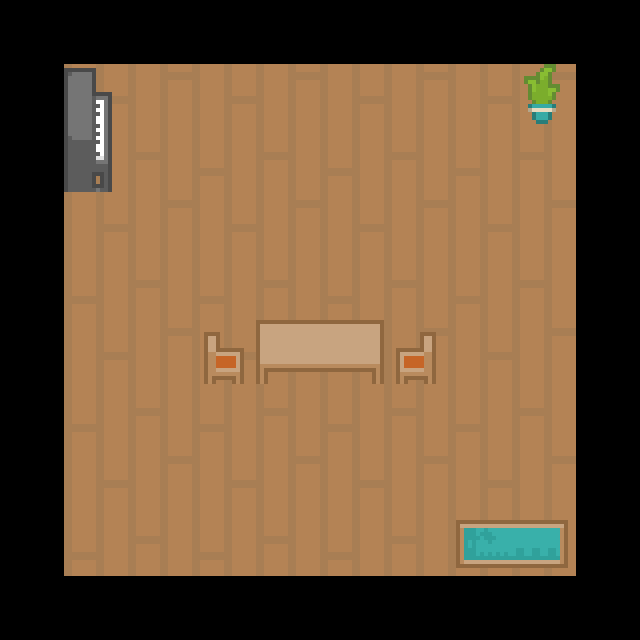

A level layout from a 2D game, rendered from its tile map. Below: a short description, then the map file with tile-grid data replaced by summaries:
An orthogonal 10x10 tile map with 64x64 px tiles, 2 tile layers (Tile Layer 1, Tile Layer 2), 2 tilesets.

<map version="1.0" orientation="orthogonal" renderorder="left-down" width="10" height="10" tilewidth="64" tileheight="64" nextobjectid="1">
 <tileset firstgid="1" name="house" tilewidth="64" tileheight="64" tilecount="6" columns="0">
  <tile id="0">
   <image width="64" height="64" source="sprites-tiles/roguelike-indoor-pack/Spritesheet/tiles/wood2.png" />
  </tile>
  <tile id="1">
   <image width="64" height="64" source="sprites-tiles/roguelike-indoor-pack/Spritesheet/tiles/wood3.png" />
  </tile>
  <tile id="2">
   <image width="64" height="64" source="sprites-tiles/roguelike-indoor-pack/Spritesheet/tiles/wood4.png" />
  </tile>
  <tile id="3">
   <image width="64" height="64" source="sprites-tiles/roguelike-indoor-pack/Spritesheet/tiles/wood5.png" />
  </tile>
  <tile id="4">
   <properties>
    <property name="Name" value="black" />
   </properties>
   <image width="64" height="64" source="sprites-tiles/black.png" />
  </tile>
  <tile id="5">
   <properties>
    <property name="Door" value="1" />
    <property name="Name" value="door-house1-1" />
    <property name="mapID" value="1" />
   </properties>
   <image width="64" height="64" source="sprites-tiles/black.png" />
  </tile>
 </tileset>
 <tileset firstgid="7" name="roguelikeIndoor_transparentLarge" tilewidth="64" tileheight="64" spacing="4" tilecount="468" columns="26">
  <image source="sprites-tiles/roguelike-indoor-pack/Spritesheet/roguelikeIndoor_transparentLarge.png" width="1828" height="1220" />
  <tile id="0">
   <properties>
    <property name="Passable" value="0" />
   </properties>
  </tile>
  <tile id="2">
   <properties>
    <property name="Passable" value="0" />
   </properties>
  </tile>
  <tile id="16">
   <properties>
    <property name="Passable" value="0" />
   </properties>
  </tile>
  <tile id="54">
   <properties>
    <property name="Passable" value="0" />
   </properties>
  </tile>
  <tile id="55">
   <properties>
    <property name="Passable" value="0" />
   </properties>
  </tile>
  <tile id="218">
   <properties>
    <property name="Passable" value="0" />
   </properties>
  </tile>
  <tile id="219">
   <properties>
    <property name="Passable" value="0" />
   </properties>
  </tile>
  <tile id="233">
   <properties>
    <property name="Passable" value="0" />
   </properties>
  </tile>
  <tile id="259">
   <properties>
    <property name="Passable" value="0" />
   </properties>
  </tile>
 </tileset>
 <layer name="Tile Layer 1" width="10" height="10">
  <data>[100 cells, 100 non-empty, 6 distinct tile ids]</data>
 </layer>
 <layer name="Tile Layer 2" width="10" height="10">
  <data>[100 cells, 11 non-empty, 10 distinct tile ids]</data>
 </layer>
</map>
